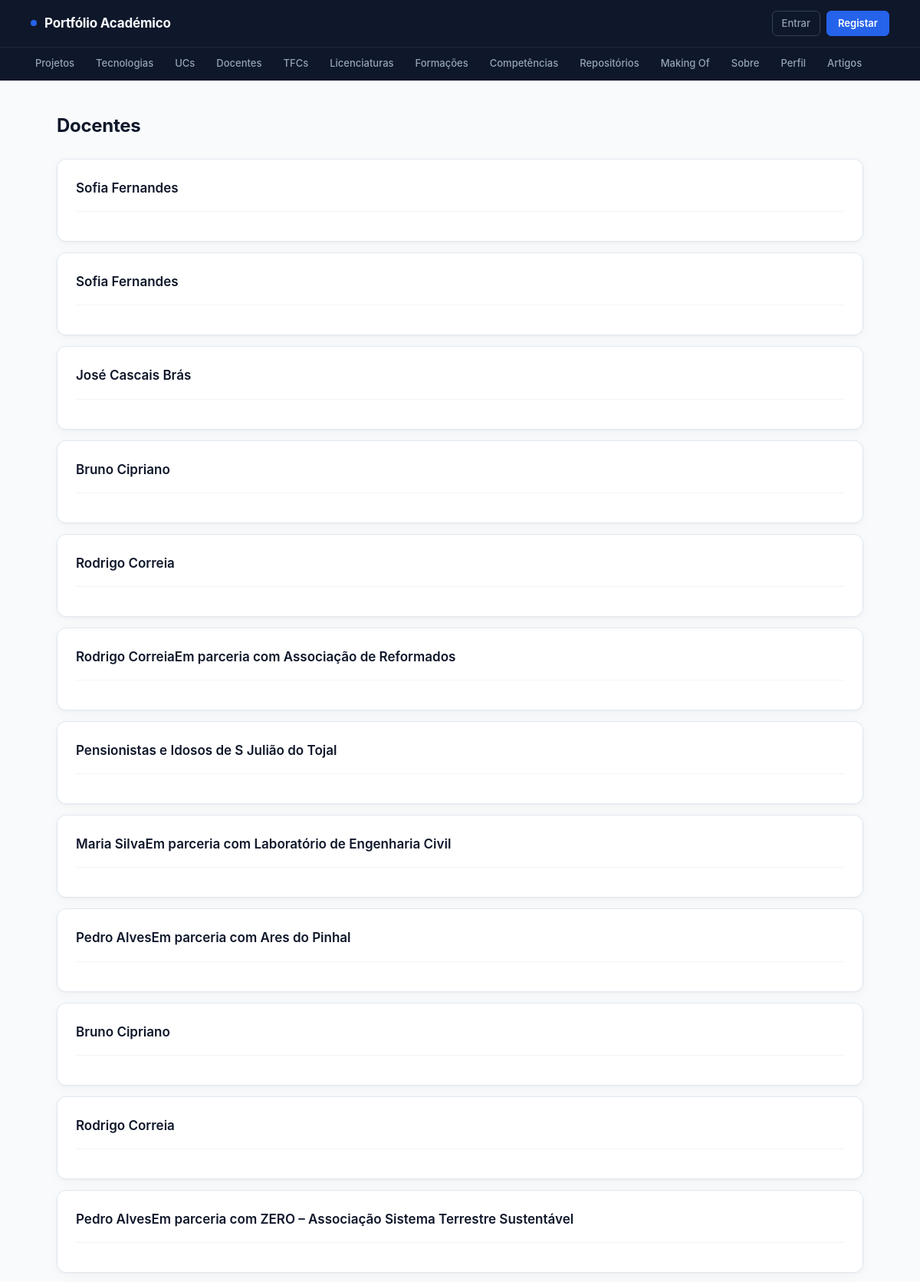
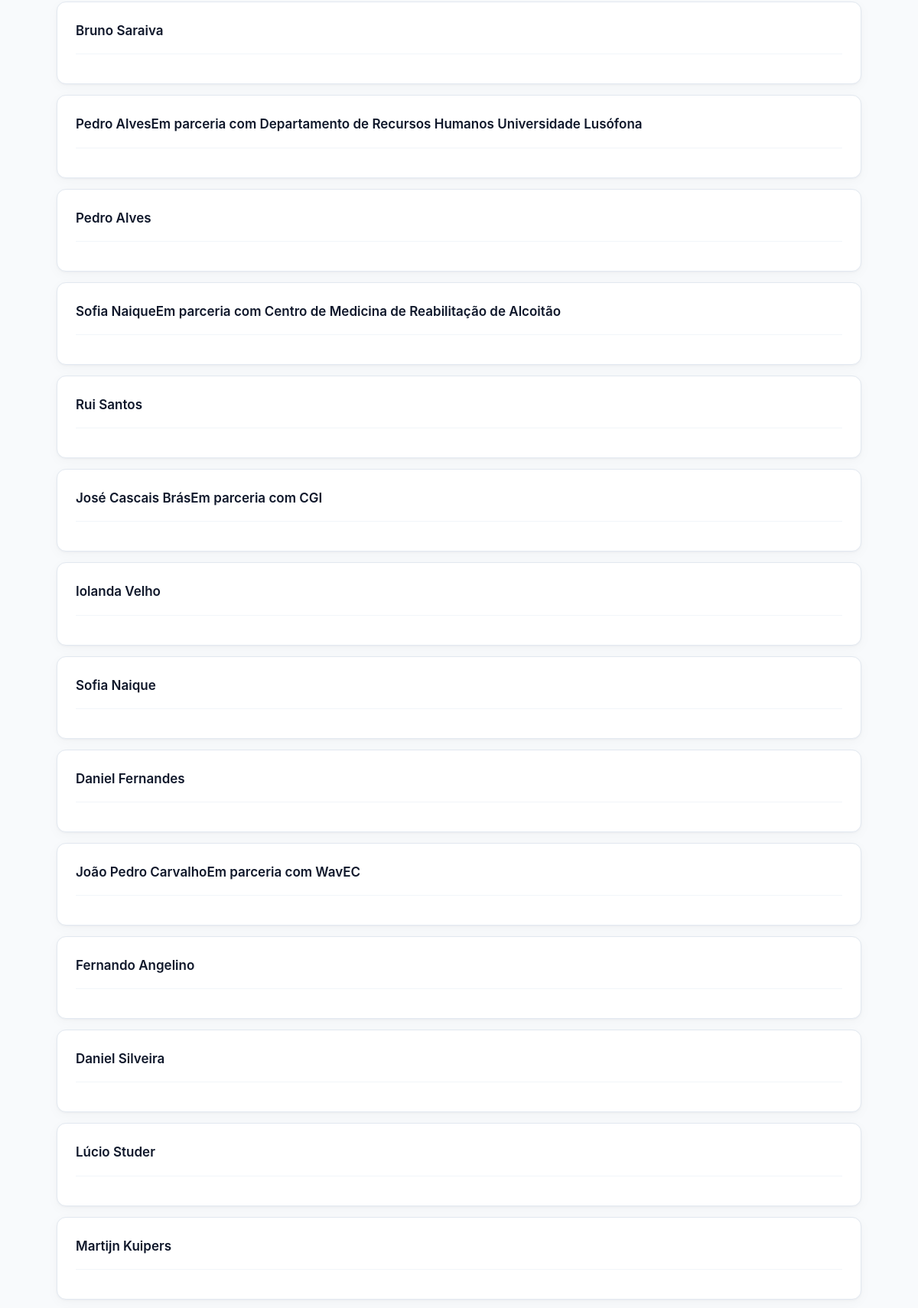
/docentes/ (upper part), run on the app's committed database (2 pictures, top to bottom).
### portfolio/models.py (models this page shows, shortened)
class Docente(models.Model):
    nome = models.CharField(max_length=300)
    email = models.EmailField()
    pagina_pessoal = models.URLField(blank=True)
    foto = models.ImageField(upload_to='docentes/', null=True, blank=True)

### portfolio/views.py (the view)
# urls.py: path('docentes/', views.docentes_view, name='docentes_view'),
def docentes_view(request):
    docentes = Docente.objects.all()
    return render(request, 'portfolio/docentes.html', {'docentes': docentes})

### portfolio/templates/portfolio/docentes.html (shortened to what this page needs)
{% extends "portfolio/base.html" %}
{% block content %}
<h2>Docentes</h2>
<section>
    {% for doc in docentes %}
    <article>
        <header>
            <h3>{{ doc.nome }}</h3>
        </header>
    </article>
    {% empty %}
        <p>Sem docentes.</p>
    {% endfor %}
</section>
{% endblock %}

### portfolio/static/portfolio/styles.css (style rules this page uses)
*, *::before, *::after { box-sizing: border-box; margin: 0; padding: 0; }
body { font-family: "Inter", "Segoe UI", system-ui, -apple-system, sans-serif; background: #F8FAFC; color: #0F172A; line-height: 1.6; min-height: 100vh; display: flex; flex-direction: column; }
h2 { font-size: 24px; font-weight: 700; color: #0F172A; margin-bottom: 24px; letter-spacing: -0.3px; }
h3 { color: #0F172A; }
section > article { background: white; padding: 24px; border-radius: 12px; border: 1px solid #E2E8F0; box-shadow: 0 1px 3px rgba(15,23,42,0.04), 0 4px 16px rgba(15,23,42,0.03); transition: box-shadow 0.2s, transform 0.2s; margin-bottom: 14px; }
article > header { margin-bottom: 14px; padding-bottom: 12px; border-bottom: 1px solid #F1F5F9; }
article > header > h3 { font-size: 17px; font-weight: 600; color: #0F172A; margin-bottom: 4px; }

### data on the page
Docente: nome "Sofia Fernandes"
Docente: nome "Sofia Fernandes"
Docente: nome "José Cascais Brás"
Docente: nome "Bruno Cipriano"
Docente: nome "Rodrigo Correia"
Docente: nome "Rodrigo CorreiaEm parceria com Associação de Reformados"
Docente: nome "Pensionistas e Idosos de S Julião do Tojal"
Docente: nome "Maria SilvaEm parceria com Laboratório de Engenharia Civil"
Docente: nome "Pedro AlvesEm parceria com Ares do Pinhal"
Docente: nome "Bruno Cipriano"
Docente: nome "Rodrigo Correia"
Docente: nome "Pedro AlvesEm parceria com ZERO – Associação Sistema Terrestre Sustentável"
Docente: nome "Bruno Saraiva"
Docente: nome "Pedro AlvesEm parceria com Departamento de Recursos Humanos Universidade Lusófona"
Docente: nome "Pedro Alves"
Docente: nome "Sofia NaiqueEm parceria com Centro de Medicina de Reabilitação de Alcoitão"
Docente: nome "Rui Santos"
Docente: nome "José Cascais BrásEm parceria com CGI"
Docente: nome "Iolanda Velho"
Docente: nome "Sofia Naique"
Docente: nome "Daniel Fernandes"
Docente: nome "João Pedro CarvalhoEm parceria com WavEC"
Docente: nome "Fernando Angelino"
Docente: nome "Daniel Silveira"
Docente: nome "Lúcio Studer"
Docente: nome "Martijn Kuipers"
